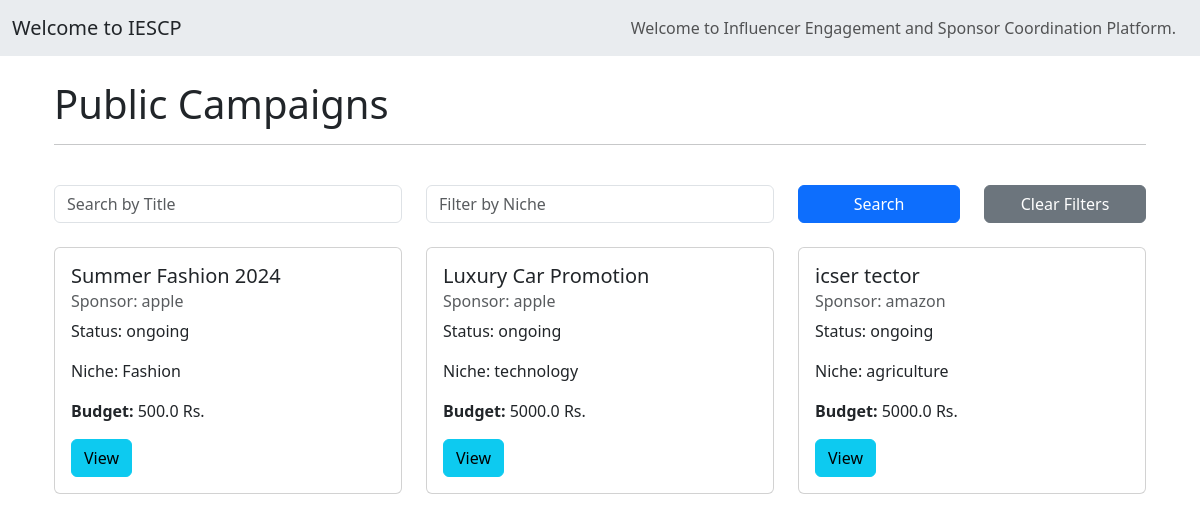
The app's page /search_campaigns, older data.
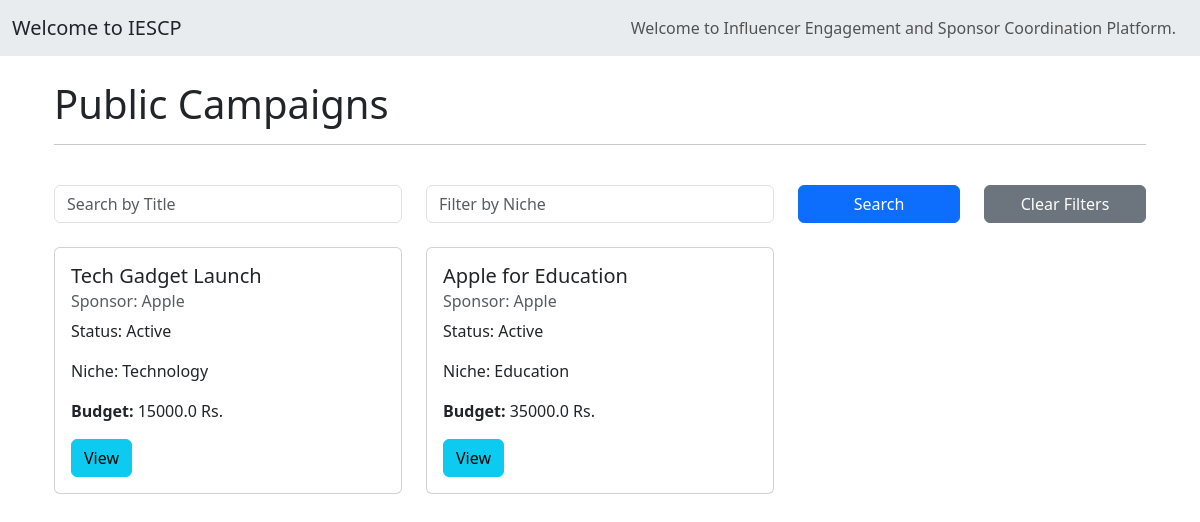
The same page, newer data.
### models.py (models this page shows, shortened)
class Campaign(db.Model):
    __tablename__ = 'campaigns'
    id = db.Column(db.Integer, primary_key=True)
    title = db.Column(db.String(200), nullable=False)
    description = db.Column(db.String(400), nullable=False)
    niche = db.Column(db.String(100), nullable=False)
    start_date = db.Column(db.Date, nullable=False)
    end_date = db.Column(db.Date, nullable=False)
    budget = db.Column(db.Float, nullable=False)
    visibility = db.Column(db.String(50), nullable=False)
    status = db.Column(db.String(50), nullable=False)
    goals = db.Column(db.Text, nullable=True)
    sponsor_id = db.Column(db.Integer, db.ForeignKey('users.id', ondelete='CASCADE'), nullable=False)
    is_flagged = db.Column(db.Boolean, default=False)
    sponsor = db.relationship('User', backref=db.backref('campaigns', lazy=True, cascade='all, delete-orphan'))
    ad_requests = db.relationship('AdRequest', back_populates='campaign', lazy=True, cascade='all, delete-orphan')

class User(db.Model):
    __tablename__ = 'users'
    id = db.Column(db.Integer, autoincrement=True,primary_key=True)
    username = db.Column(db.String(100), unique=True, nullable=False)
    email = db.Column(db.String(100), unique=True, nullable=False)
    password = db.Column(db.String(200), nullable=False)
    role = db.Column(db.String(50), nullable=False)  # 'admin', 'sponsor', 'influencer'
    flagged = db.Column(db.Boolean, default=False)
    unflag_request = db.Column(db.String(500), nullable=False)
    company_name = db.Column(db.String(100), nullable=True)
    industry = db.Column(db.String(100), nullable=True)
    budget = db.Column(db.Float, nullable=True)
    category = db.Column(db.String(100), nullable=True)
    niche = db.Column(db.String(100), nullable=True)
    reach = db.Column(db.Integer, nullable=True)

### main.py (the view)
@app.route('/search_campaigns', methods=['GET'])
def search_campaigns():
    title = request.args.get('title', '').strip()
    niche = request.args.get('niche', '').strip()
    query = Campaign.query.filter(Campaign.visibility == 'public')
    if title:
        query = query.filter(Campaign.title.ilike(f"%{title}%"))
    if niche:
        query = query.filter(Campaign.niche.ilike(f"%{niche}%"))
    campaigns = query.all()
    return render_template('/campaigns/influencer_cam/influencer_campaigns.html', campaigns=campaigns)

### main.py (called while the page is built)
@app.context_processor
def inject_user():
    if 'user_id' in session:
        user = User.query.get(session['user_id'])
    else:
        user = None
    return dict(current_user=user)

### templates/campaigns/influencer_cam/influencer_campaigns.html (shortened to what this page needs)
{% extends "base.html" %}
{% block content %}
<div class="container mt-4">
    <h1>Public Campaigns</h1>
    <hr><br>
    <form action="{{ url_for('search_campaigns') }}" method="GET" class="mb-4">
        <div class="row">
            <div class="col-md-4">
                <input type="text" name="title" class="form-control" placeholder="Search by Title" value="{{ request.args.get('title', '') }}">
            </div>
            <div class="col-md-4">
                <input type="text" name="niche" class="form-control" placeholder="Filter by Niche" value="{{ request.args.get('niche', '') }}">
            </div>
            <div class="col-md-2">
                <button type="submit" class="btn btn-primary w-100">Search</button>
            </div>
            <div class="col-md-2">
                <a href="{{ url_for('inf_public_campaigns') }}" class="btn btn-secondary w-100">Clear Filters</a>
            </div>
        </div>
    </form>
    <div class="row">
        {% for campaign in campaigns %}
        <div class="col-md-4">
            <div class="card mb-4">
                <div class="card-body">
                    <h5 class="card-title">{{ campaign.title }}</h5>
                    {% if campaign.is_flagged %}
                        <p class="card-text text-danger"><strong>This Campaign is flagged.<br>Please avoid!!!</strong></p>
                    {% else %}
                        <h6 class="card-subtitle mb-2 text-muted">Sponsor: {{ campaign.sponsor.username }}</h6>
                        <p class="card-text">Status: {{ campaign.status }}</p>
                        <p class="card-text">Niche: {{ campaign.niche }}</p>
                        <p class="card-text"><strong>Budget:</strong> {{ campaign.budget }} Rs.</p>
                    {% endif %}
                    <a href="{{ url_for('view_campaign_details', campaign_id=campaign.id) }}" class="btn btn-info">View</a>
                </div>
            </div>
        </div>
        {% endfor %}
    </div>
</div>
{% endblock %}

Row changes from the older to the newer data that the page shows:
removed Campaign: title "Summer Fashion 2024", sponsor.username "apple", status "ongoing", niche "Fashion", budget "500.0"
no longer on this page (row edited): Campaign: title "Luxury Car Promotion", sponsor.username "apple", status "ongoing", niche "technology", budget "5000.0"
no longer on this page (row edited): Campaign: title "icser tector", sponsor.username "amazon", status "ongoing", niche "agriculture", budget "5000.0"
now on this page (row edited): Campaign: title "Tech Gadget Launch", sponsor.username "Apple", status "Active", niche "Technology", budget "15000.0"
now on this page (row edited): Campaign: title "Apple for Education", sponsor.username "Apple", status "Active", niche "Education", budget "35000.0"
